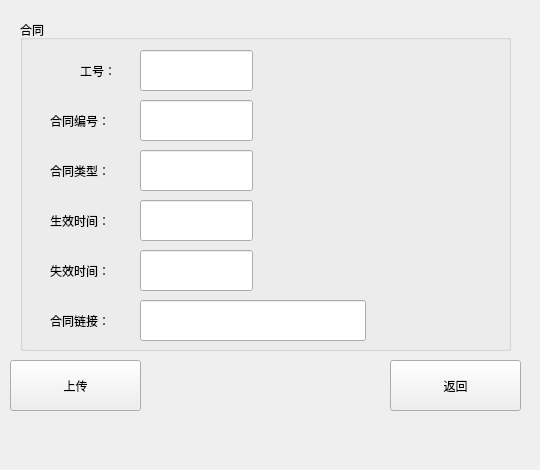
<?xml version="1.0" encoding="UTF-8"?>
<ui version="4.0">
 <class>ContractReg</class>
 <widget class="QWidget" name="ContractReg">
  <property name="geometry">
   <rect>
    <x>0</x>
    <y>0</y>
    <width>540</width>
    <height>470</height>
   </rect>
  </property>
  <property name="windowTitle">
   <string>Form</string>
  </property>
  <widget class="QPushButton" name="ToContractInfoBtn">
   <property name="geometry">
    <rect>
     <x>390</x>
     <y>360</y>
     <width>131</width>
     <height>51</height>
    </rect>
   </property>
   <property name="text">
    <string>返回</string>
   </property>
  </widget>
  <widget class="QGroupBox" name="groupBox">
   <property name="geometry">
    <rect>
     <x>20</x>
     <y>20</y>
     <width>491</width>
     <height>331</height>
    </rect>
   </property>
   <property name="title">
    <string>合同</string>
   </property>
   <widget class="QLabel" name="label">
    <property name="geometry">
     <rect>
      <x>60</x>
      <y>30</y>
      <width>51</width>
      <height>41</height>
     </rect>
    </property>
    <property name="text">
     <string>工号：</string>
    </property>
   </widget>
   <widget class="QLineEdit" name="lineEdit">
    <property name="geometry">
     <rect>
      <x>120</x>
      <y>30</y>
      <width>113</width>
      <height>41</height>
     </rect>
    </property>
   </widget>
   <widget class="QLabel" name="label_2">
    <property name="geometry">
     <rect>
      <x>30</x>
      <y>80</y>
      <width>81</width>
      <height>41</height>
     </rect>
    </property>
    <property name="text">
     <string>合同编号：</string>
    </property>
   </widget>
   <widget class="QLineEdit" name="lineEdit_2">
    <property name="geometry">
     <rect>
      <x>120</x>
      <y>80</y>
      <width>113</width>
      <height>41</height>
     </rect>
    </property>
   </widget>
   <widget class="QLineEdit" name="lineEdit_3">
    <property name="geometry">
     <rect>
      <x>120</x>
      <y>130</y>
      <width>113</width>
      <height>41</height>
     </rect>
    </property>
   </widget>
   <widget class="QLineEdit" name="lineEdit_4">
    <property name="geometry">
     <rect>
      <x>120</x>
      <y>180</y>
      <width>113</width>
      <height>41</height>
     </rect>
    </property>
   </widget>
   <widget class="QLabel" name="label_3">
    <property name="geometry">
     <rect>
      <x>30</x>
      <y>130</y>
      <width>81</width>
      <height>41</height>
     </rect>
    </property>
    <property name="text">
     <string>合同类型：</string>
    </property>
   </widget>
   <widget class="QLabel" name="label_4">
    <property name="geometry">
     <rect>
      <x>30</x>
      <y>180</y>
      <width>81</width>
      <height>41</height>
     </rect>
    </property>
    <property name="text">
     <string>生效时间：</string>
    </property>
   </widget>
   <widget class="QLabel" name="label_5">
    <property name="geometry">
     <rect>
      <x>30</x>
      <y>230</y>
      <width>81</width>
      <height>41</height>
     </rect>
    </property>
    <property name="text">
     <string>失效时间：</string>
    </property>
   </widget>
   <widget class="QLineEdit" name="lineEdit_5">
    <property name="geometry">
     <rect>
      <x>120</x>
      <y>230</y>
      <width>113</width>
      <height>41</height>
     </rect>
    </property>
   </widget>
   <widget class="QLineEdit" name="lineEdit_6">
    <property name="geometry">
     <rect>
      <x>120</x>
      <y>280</y>
      <width>226</width>
      <height>41</height>
     </rect>
    </property>
   </widget>
   <widget class="QLabel" name="label_6">
    <property name="geometry">
     <rect>
      <x>30</x>
      <y>280</y>
      <width>81</width>
      <height>41</height>
     </rect>
    </property>
    <property name="text">
     <string>合同链接：</string>
    </property>
   </widget>
   <widget class="QLabel" name="label_7">
    <property name="geometry">
     <rect>
      <x>260</x>
      <y>38</y>
      <width>161</width>
      <height>31</height>
     </rect>
    </property>
    <property name="text">
     <string/>
    </property>
   </widget>
   <widget class="QLabel" name="label_8">
    <property name="geometry">
     <rect>
      <x>260</x>
      <y>90</y>
      <width>161</width>
      <height>31</height>
     </rect>
    </property>
    <property name="text">
     <string/>
    </property>
   </widget>
   <widget class="QLabel" name="label_9">
    <property name="geometry">
     <rect>
      <x>260</x>
      <y>140</y>
      <width>161</width>
      <height>31</height>
     </rect>
    </property>
    <property name="text">
     <string/>
    </property>
   </widget>
   <widget class="QLabel" name="label_10">
    <property name="geometry">
     <rect>
      <x>260</x>
      <y>190</y>
      <width>161</width>
      <height>31</height>
     </rect>
    </property>
    <property name="text">
     <string/>
    </property>
   </widget>
   <widget class="QLabel" name="label_11">
    <property name="geometry">
     <rect>
      <x>260</x>
      <y>240</y>
      <width>161</width>
      <height>31</height>
     </rect>
    </property>
    <property name="text">
     <string/>
    </property>
   </widget>
  </widget>
  <widget class="QPushButton" name="upload">
   <property name="geometry">
    <rect>
     <x>10</x>
     <y>360</y>
     <width>131</width>
     <height>51</height>
    </rect>
   </property>
   <property name="text">
    <string>上传</string>
   </property>
  </widget>
  <widget class="QLabel" name="label_12">
   <property name="geometry">
    <rect>
     <x>160</x>
     <y>398</y>
     <width>211</width>
     <height>41</height>
    </rect>
   </property>
   <property name="text">
    <string/>
   </property>
  </widget>
 </widget>
 <resources/>
 <connections/>
</ui>
